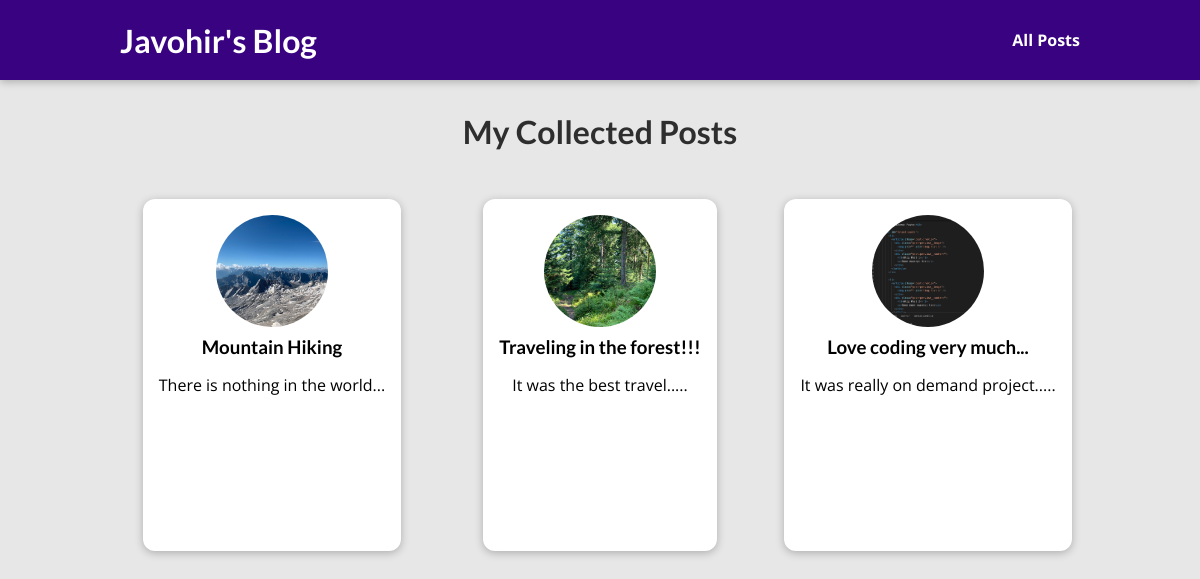
The app's page /blog/posts with its own data.
### blog/models.py (models this page shows)
class Post(models.Model):
    title = models.CharField(max_length=50)
    excerpt = models.CharField(max_length=100)
    image = models.CharField(max_length=50, null=True)
    date = models.DateField(auto_now=True)
    author = models.ForeignKey(Author, on_delete=models.SET_NULL,  null=True, blank=True, related_name='posts')
    slug = models.SlugField(unique=True, db_index=True, null=True)
    content = models.TextField(validators=[MinLengthValidator(10), MaxLengthValidator(800)], null=True)
    caption = models.ManyToManyField(Tag)

### blog/views.py (the view)
# urls.py: path("posts", views.posts, name="posts-page"),
def posts(request):
    all_posts = Post.objects.all().order_by("-date")[:3]
    return render(request, "blog/all-posts.html",{"all_posts":all_posts})

### blog/templates/blog/all-posts.html (shortened to what this page needs)
{% extends 'base.html' %}
{% load static %}
{% block css_files %}
    <link rel="stylesheet" href="{% static 'blog/post.css' %}">
    <link rel="stylesheet" href="{% static 'blog/all-posts.css' %}"/>
{% endblock  %}
{% block content %}
    <section id="all-posts">
        <h2>My Collected Posts</h2>
        <ul>
            {%for post in all_posts%}
                {% include 'blog/includes/post.html' %}
            {% endfor %}
        </ul>
    </section>
{% endblock  %}

### blog/templates/blog/includes/post.html
{% load static %}
<li>
    <article class="post">
        <a href="{% url 'post-detail-page' post.slug %}">
            <img src="{% static 'blog/images/'|add:post.image  %}" alt="{{post.title}}"/>
            <div class="post_content">
                <h3>{{post.title}}</h3>
                <p>{{post.excerpt}}</p>
            </div>
        </a>
    </article>
</li>

### static/app.css (style rules this page uses)
* { box-sizing: border-box; }
html { font-family: 'Open Sans', 'Lato', sans-serif; }
body { margin: 0; }
h1, h2, h3 { font-family: 'Lato', sans-serif; font-weight: bold; }

### blog/static/blog/post.css (style rules this page uses)
.post { display: flex; flex-direction: column; align-items: center; text-align: center; }
.post a { text-decoration: none; color: black; transition: all 0.2s ease; padding: 1rem; }
.post img { width: 5rem; height: 5rem; object-fit: cover; border-radius: 50%; }
.post h3 { margin: 0.25rem 0; }

### blog/static/blog/all-posts.css (style rules this page uses)
body { background-color: #e7e7e7; }
#all-posts { margin: 7rem auto; width: 90%; max-width: 60rem; }
#all-posts h2 { text-align: center; font-size: 2rem; color: #2e2e2e; margin: 3rem 0; }
ul { list-style: none; margin: 0; padding: 0; display: grid; grid-template-columns: repeat(auto-fill, minmax(17rem, 1fr)); gap: 1.5rem; }
.post img { width: 7rem; height: 7rem; }
.post a { height: 22rem; transform-origin: center; box-shadow: 0 2px 8px rgba(0, 0, 0, 0.25); border-radius: 12px; background-color: white; }

### records on screen
Post: image (picture), title "Mountain Hiking", excerpt "There is nothing in the world..."
Post: image (picture), title "Traveling in the forest!!!", excerpt "It was the best travel....."
Post: image (picture), title "Love coding very much...", excerpt "It was really on demand project....."
